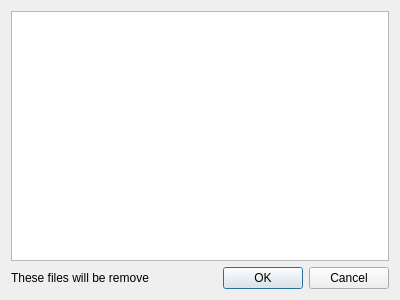
<?xml version="1.0" encoding="UTF-8"?>
<ui version="4.0">
 <class>overwrte_R_Dialog</class>
 <widget class="QDialog" name="overwrte_R_Dialog">
  <property name="geometry">
   <rect>
    <x>0</x>
    <y>0</y>
    <width>400</width>
    <height>300</height>
   </rect>
  </property>
  <property name="windowTitle">
   <string>Dialog</string>
  </property>
  <layout class="QVBoxLayout" name="verticalLayout">
   <item>
    <widget class="QTreeView" name="treeView"/>
   </item>
   <item>
    <layout class="QHBoxLayout" name="horizontalLayout" stretch="10,0">
     <item>
      <widget class="QLabel" name="label">
       <property name="text">
        <string>These files will be remove</string>
       </property>
      </widget>
     </item>
     <item>
      <widget class="QDialogButtonBox" name="buttonBox">
       <property name="orientation">
        <enum>Qt::Horizontal</enum>
       </property>
       <property name="standardButtons">
        <set>QDialogButtonBox::Cancel|QDialogButtonBox::Ok</set>
       </property>
      </widget>
     </item>
    </layout>
   </item>
  </layout>
 </widget>
 <resources/>
 <connections>
  <connection>
   <sender>buttonBox</sender>
   <signal>accepted()</signal>
   <receiver>overwrte_R_Dialog</receiver>
   <slot>accept()</slot>
   <hints>
    <hint type="sourcelabel">
     <x>248</x>
     <y>254</y>
    </hint>
    <hint type="destinationlabel">
     <x>157</x>
     <y>274</y>
    </hint>
   </hints>
  </connection>
  <connection>
   <sender>buttonBox</sender>
   <signal>rejected()</signal>
   <receiver>overwrte_R_Dialog</receiver>
   <slot>reject()</slot>
   <hints>
    <hint type="sourcelabel">
     <x>316</x>
     <y>260</y>
    </hint>
    <hint type="destinationlabel">
     <x>286</x>
     <y>274</y>
    </hint>
   </hints>
  </connection>
 </connections>
</ui>
